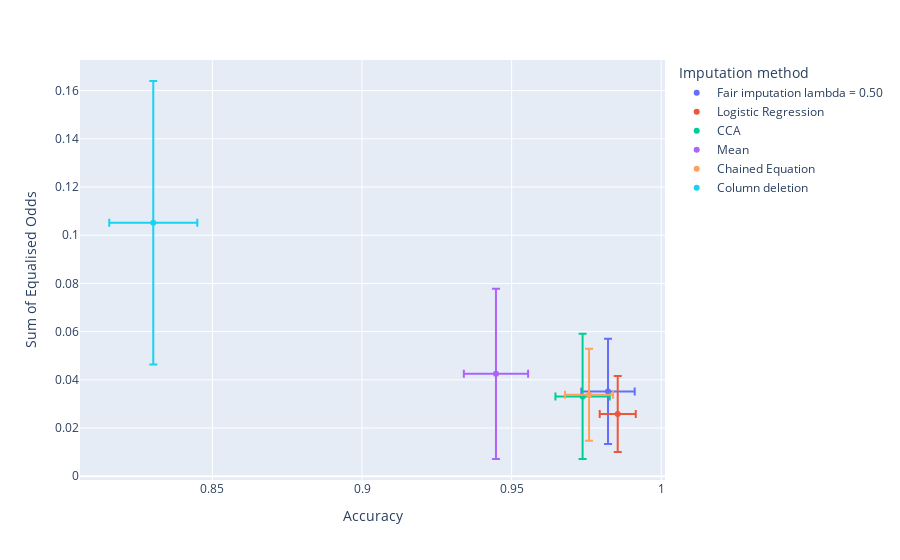
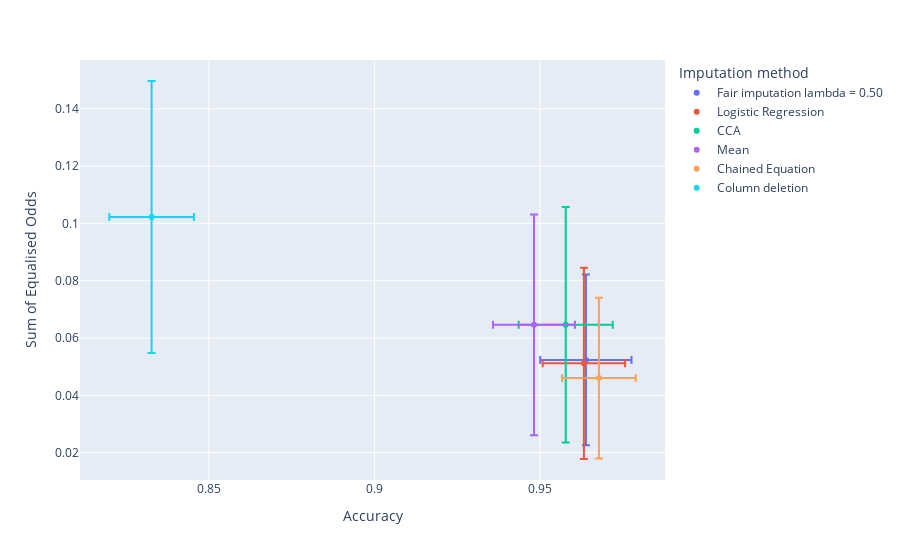
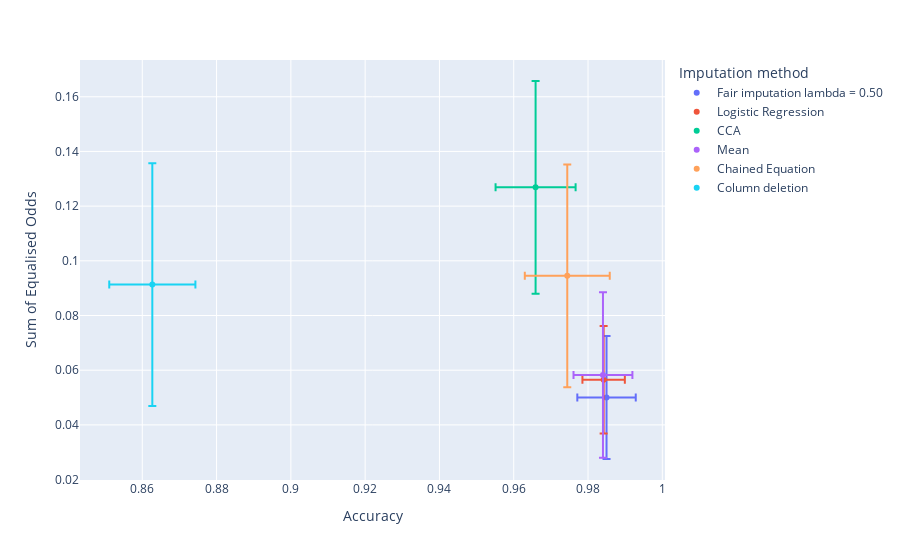
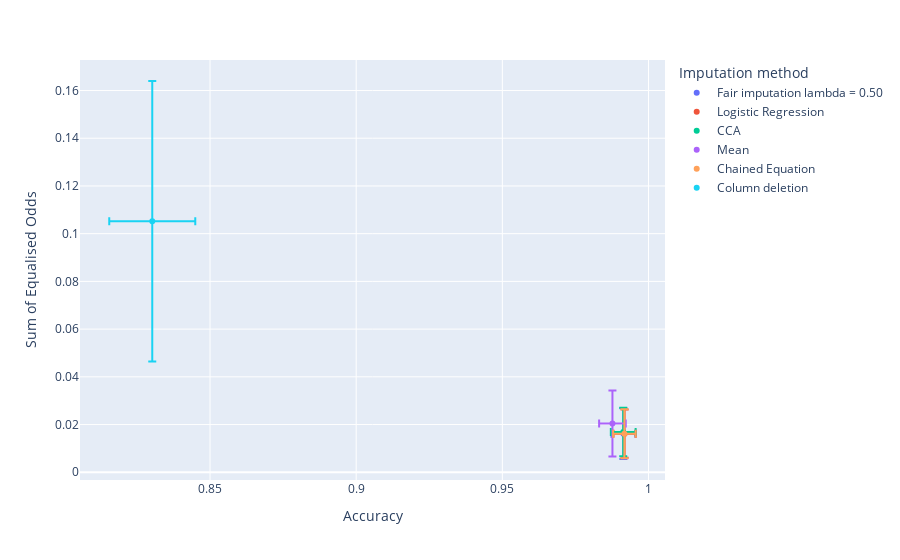

The notebook cell saved with these charts, in order:
### Code cell
for key in simple.keys():
    plot_acc_vs_fair(simple, key, plot_folders[2]+"-".join(key.split("|")))

### Figure 1 — Plotly figure (JSON) as saved in the notebook; plotly's stock layout.template omitted (floating-point values rounded to 4 significant figures)
{"data": [{"error_x": {"array": [0.00892]}, "error_y": {"array": [0.02186]}, "hovertemplate": "Imputation method=Fair imputation lambda = 0.50<br>Accuracy=%{x}<br>Sum of Equalised Odds=%{y}<extra></extra>", "legendgroup": "Fair imputation lambda = 0.50", "marker": {"color": "#636efa", "symbol": "circle"}, "mode": "markers", "name": "Fair imputation lambda = 0.50", "orientation": "v", "showlegend": true, "type": "scatter", "x": [0.9822], "xaxis": "x", "y": [0.03522], "yaxis": "y"}, {"error_x": {"array": [0.006024]}, "error_y": {"array": [0.01574]}, "hovertemplate": "Imputation method=Logistic Regression<br>Accuracy=%{x}<br>Sum of Equalised Odds=%{y}<extra></extra>", "legendgroup": "Logistic Regression", "marker": {"color": "#EF553B", "symbol": "circle"}, "mode": "markers", "name": "Logistic Regression", "orientation": "v", "showlegend": true, "type": "scatter", "x": [0.9855], "xaxis": "x", "y": [0.02582], "yaxis": "y"}, {"error_x": {"array": [0.00908]}, "error_y": {"array": [0.02597]}, "hovertemplate": "Imputation method=CCA<br>Accuracy=%{x}<br>Sum of Equalised Odds=%{y}<extra></extra>", "legendgroup": "CCA", "marker": {"color": "#00cc96", "symbol": "circle"}, "mode": "markers", "name": "CCA", "orientation": "v", "showlegend": true, "type": "scatter", "x": [0.9737], "xaxis": "x", "y": [0.03314], "yaxis": "y"}, {"error_x": {"array": [0.01074]}, "error_y": {"array": [0.03532]}, "hovertemplate": "Imputation method=Mean<br>Accuracy=%{x}<br>Sum of Equalised Odds=%{y}<extra></extra>", "legendgroup": "Mean", "marker": {"color": "#ab63fa", "symbol": "circle"}, "mode": "markers", "name": "Mean", "orientation": "v", "showlegend": true, "type": "scatter", "x": [0.9448], "xaxis": "x", "y": [0.04252], "yaxis": "y"}, {"error_x": {"array": [0.008032]}, "error_y": {"array": [0.01904]}, "hovertemplate": "Imputation method=Chained Equation<br>Accuracy=%{x}<br>Sum of Equalised Odds=%{y}<extra></extra>", "legendgroup": "Chained Equation", "marker": {"color": "#FFA15A", "symbol": "circle"}, "mode": "markers", "name": "Chained Equation", "orientation": "v", "showlegend": true, "type": "scatter", "x": [0.9759], "xaxis": "x", "y": [0.03382], "yaxis": "y"}, {"error_x": {"array": [0.01471]}, "error_y": {"array": [0.0588]}, "hovertemplate": "Imputation method=Column deletion<br>Accuracy=%{x}<br>Sum of Equalised Odds=%{y}<extra></extra>", "legendgroup": "Column deletion", "marker": {"color": "#19d3f3", "symbol": "circle"}, "mode": "markers", "name": "Column deletion", "orientation": "v", "showlegend": true, "type": "scatter", "x": [0.8302], "xaxis": "x", "y": [0.1052], "yaxis": "y"}], "layout": {"legend": {"title": {"text": "Imputation method"}, "tracegroupgap": 0}, "margin": {"t": 60}, "xaxis": {"anchor": "y", "domain": [0, 1], "title": {"text": "Accuracy"}}, "yaxis": {"anchor": "x", "domain": [0, 1], "title": {"text": "Sum of Equalised Odds"}}}}

### Figure 2 — Plotly figure (JSON) as saved in the notebook; plotly's stock layout.template omitted (floating-point values rounded to 4 significant figures)
{"data": [{"error_x": {"array": [0.01377]}, "error_y": {"array": [0.02978]}, "hovertemplate": "Imputation method=Fair imputation lambda = 0.50<br>Accuracy=%{x}<br>Sum of Equalised Odds=%{y}<extra></extra>", "legendgroup": "Fair imputation lambda = 0.50", "marker": {"color": "#636efa", "symbol": "circle"}, "mode": "markers", "name": "Fair imputation lambda = 0.50", "orientation": "v", "showlegend": true, "type": "scatter", "x": [0.9638], "xaxis": "x", "y": [0.05236], "yaxis": "y"}, {"error_x": {"array": [0.01244]}, "error_y": {"array": [0.03338]}, "hovertemplate": "Imputation method=Logistic Regression<br>Accuracy=%{x}<br>Sum of Equalised Odds=%{y}<extra></extra>", "legendgroup": "Logistic Regression", "marker": {"color": "#EF553B", "symbol": "circle"}, "mode": "markers", "name": "Logistic Regression", "orientation": "v", "showlegend": true, "type": "scatter", "x": [0.9632], "xaxis": "x", "y": [0.05116], "yaxis": "y"}, {"error_x": {"array": [0.0142]}, "error_y": {"array": [0.04108]}, "hovertemplate": "Imputation method=CCA<br>Accuracy=%{x}<br>Sum of Equalised Odds=%{y}<extra></extra>", "legendgroup": "CCA", "marker": {"color": "#00cc96", "symbol": "circle"}, "mode": "markers", "name": "CCA", "orientation": "v", "showlegend": true, "type": "scatter", "x": [0.9577], "xaxis": "x", "y": [0.06465], "yaxis": "y"}, {"error_x": {"array": [0.01236]}, "error_y": {"array": [0.03853]}, "hovertemplate": "Imputation method=Mean<br>Accuracy=%{x}<br>Sum of Equalised Odds=%{y}<extra></extra>", "legendgroup": "Mean", "marker": {"color": "#ab63fa", "symbol": "circle"}, "mode": "markers", "name": "Mean", "orientation": "v", "showlegend": true, "type": "scatter", "x": [0.9482], "xaxis": "x", "y": [0.0646], "yaxis": "y"}, {"error_x": {"array": [0.01112]}, "error_y": {"array": [0.02805]}, "hovertemplate": "Imputation method=Chained Equation<br>Accuracy=%{x}<br>Sum of Equalised Odds=%{y}<extra></extra>", "legendgroup": "Chained Equation", "marker": {"color": "#FFA15A", "symbol": "circle"}, "mode": "markers", "name": "Chained Equation", "orientation": "v", "showlegend": true, "type": "scatter", "x": [0.9678], "xaxis": "x", "y": [0.04603], "yaxis": "y"}, {"error_x": {"array": [0.01279]}, "error_y": {"array": [0.04747]}, "hovertemplate": "Imputation method=Column deletion<br>Accuracy=%{x}<br>Sum of Equalised Odds=%{y}<extra></extra>", "legendgroup": "Column deletion", "marker": {"color": "#19d3f3", "symbol": "circle"}, "mode": "markers", "name": "Column deletion", "orientation": "v", "showlegend": true, "type": "scatter", "x": [0.8327], "xaxis": "x", "y": [0.1022], "yaxis": "y"}], "layout": {"legend": {"title": {"text": "Imputation method"}, "tracegroupgap": 0}, "margin": {"t": 60}, "xaxis": {"anchor": "y", "domain": [0, 1], "title": {"text": "Accuracy"}}, "yaxis": {"anchor": "x", "domain": [0, 1], "title": {"text": "Sum of Equalised Odds"}}}}

### Figure 3 — Plotly figure (JSON) as saved in the notebook; plotly's stock layout.template omitted (floating-point values rounded to 4 significant figures)
{"data": [{"error_x": {"array": [0.007865]}, "error_y": {"array": [0.0225]}, "hovertemplate": "Imputation method=Fair imputation lambda = 0.50<br>Accuracy=%{x}<br>Sum of Equalised Odds=%{y}<extra></extra>", "legendgroup": "Fair imputation lambda = 0.50", "marker": {"color": "#636efa", "symbol": "circle"}, "mode": "markers", "name": "Fair imputation lambda = 0.50", "orientation": "v", "showlegend": true, "type": "scatter", "x": [0.985], "xaxis": "x", "y": [0.05002], "yaxis": "y"}, {"error_x": {"array": [0.005708]}, "error_y": {"array": [0.01967]}, "hovertemplate": "Imputation method=Logistic Regression<br>Accuracy=%{x}<br>Sum of Equalised Odds=%{y}<extra></extra>", "legendgroup": "Logistic Regression", "marker": {"color": "#EF553B", "symbol": "circle"}, "mode": "markers", "name": "Logistic Regression", "orientation": "v", "showlegend": true, "type": "scatter", "x": [0.9842], "xaxis": "x", "y": [0.05648], "yaxis": "y"}, {"error_x": {"array": [0.01077]}, "error_y": {"array": [0.03888]}, "hovertemplate": "Imputation method=CCA<br>Accuracy=%{x}<br>Sum of Equalised Odds=%{y}<extra></extra>", "legendgroup": "CCA", "marker": {"color": "#00cc96", "symbol": "circle"}, "mode": "markers", "name": "CCA", "orientation": "v", "showlegend": true, "type": "scatter", "x": [0.9659], "xaxis": "x", "y": [0.1269], "yaxis": "y"}, {"error_x": {"array": [0.007927]}, "error_y": {"array": [0.03027]}, "hovertemplate": "Imputation method=Mean<br>Accuracy=%{x}<br>Sum of Equalised Odds=%{y}<extra></extra>", "legendgroup": "Mean", "marker": {"color": "#ab63fa", "symbol": "circle"}, "mode": "markers", "name": "Mean", "orientation": "v", "showlegend": true, "type": "scatter", "x": [0.984], "xaxis": "x", "y": [0.05827], "yaxis": "y"}, {"error_x": {"array": [0.01143]}, "error_y": {"array": [0.04074]}, "hovertemplate": "Imputation method=Chained Equation<br>Accuracy=%{x}<br>Sum of Equalised Odds=%{y}<extra></extra>", "legendgroup": "Chained Equation", "marker": {"color": "#FFA15A", "symbol": "circle"}, "mode": "markers", "name": "Chained Equation", "orientation": "v", "showlegend": true, "type": "scatter", "x": [0.9744], "xaxis": "x", "y": [0.09449], "yaxis": "y"}, {"error_x": {"array": [0.0116]}, "error_y": {"array": [0.04438]}, "hovertemplate": "Imputation method=Column deletion<br>Accuracy=%{x}<br>Sum of Equalised Odds=%{y}<extra></extra>", "legendgroup": "Column deletion", "marker": {"color": "#19d3f3", "symbol": "circle"}, "mode": "markers", "name": "Column deletion", "orientation": "v", "showlegend": true, "type": "scatter", "x": [0.8627], "xaxis": "x", "y": [0.09131], "yaxis": "y"}], "layout": {"legend": {"title": {"text": "Imputation method"}, "tracegroupgap": 0}, "margin": {"t": 60}, "xaxis": {"anchor": "y", "domain": [0, 1], "title": {"text": "Accuracy"}}, "yaxis": {"anchor": "x", "domain": [0, 1], "title": {"text": "Sum of Equalised Odds"}}}}

### Figure 4 — Plotly figure (JSON) as saved in the notebook; plotly's stock layout.template omitted (floating-point values rounded to 4 significant figures)
{"data": [{"error_x": {"array": [0.004096]}, "error_y": {"array": [0.01061]}, "hovertemplate": "Imputation method=Fair imputation lambda = 0.50<br>Accuracy=%{x}<br>Sum of Equalised Odds=%{y}<extra></extra>", "legendgroup": "Fair imputation lambda = 0.50", "marker": {"color": "#636efa", "symbol": "circle"}, "mode": "markers", "name": "Fair imputation lambda = 0.50", "orientation": "v", "showlegend": true, "type": "scatter", "x": [0.9914], "xaxis": "x", "y": [0.01618], "yaxis": "y"}, {"error_x": {"array": [0.0038]}, "error_y": {"array": [0.01009]}, "hovertemplate": "Imputation method=Logistic Regression<br>Accuracy=%{x}<br>Sum of Equalised Odds=%{y}<extra></extra>", "legendgroup": "Logistic Regression", "marker": {"color": "#EF553B", "symbol": "circle"}, "mode": "markers", "name": "Logistic Regression", "orientation": "v", "showlegend": true, "type": "scatter", "x": [0.9918], "xaxis": "x", "y": [0.01619], "yaxis": "y"}, {"error_x": {"array": [0.004242]}, "error_y": {"array": [0.01021]}, "hovertemplate": "Imputation method=CCA<br>Accuracy=%{x}<br>Sum of Equalised Odds=%{y}<extra></extra>", "legendgroup": "CCA", "marker": {"color": "#00cc96", "symbol": "circle"}, "mode": "markers", "name": "CCA", "orientation": "v", "showlegend": true, "type": "scatter", "x": [0.9914], "xaxis": "x", "y": [0.01688], "yaxis": "y"}, {"error_x": {"array": [0.004557]}, "error_y": {"array": [0.01383]}, "hovertemplate": "Imputation method=Mean<br>Accuracy=%{x}<br>Sum of Equalised Odds=%{y}<extra></extra>", "legendgroup": "Mean", "marker": {"color": "#ab63fa", "symbol": "circle"}, "mode": "markers", "name": "Mean", "orientation": "v", "showlegend": true, "type": "scatter", "x": [0.9877], "xaxis": "x", "y": [0.02042], "yaxis": "y"}, {"error_x": {"array": [0.00386]}, "error_y": {"array": [0.01026]}, "hovertemplate": "Imputation method=Chained Equation<br>Accuracy=%{x}<br>Sum of Equalised Odds=%{y}<extra></extra>", "legendgroup": "Chained Equation", "marker": {"color": "#FFA15A", "symbol": "circle"}, "mode": "markers", "name": "Chained Equation", "orientation": "v", "showlegend": true, "type": "scatter", "x": [0.9917], "xaxis": "x", "y": [0.01613], "yaxis": "y"}, {"error_x": {"array": [0.01471]}, "error_y": {"array": [0.0588]}, "hovertemplate": "Imputation method=Column deletion<br>Accuracy=%{x}<br>Sum of Equalised Odds=%{y}<extra></extra>", "legendgroup": "Column deletion", "marker": {"color": "#19d3f3", "symbol": "circle"}, "mode": "markers", "name": "Column deletion", "orientation": "v", "showlegend": true, "type": "scatter", "x": [0.8302], "xaxis": "x", "y": [0.1052], "yaxis": "y"}], "layout": {"legend": {"title": {"text": "Imputation method"}, "tracegroupgap": 0}, "margin": {"t": 60}, "xaxis": {"anchor": "y", "domain": [0, 1], "title": {"text": "Accuracy"}}, "yaxis": {"anchor": "x", "domain": [0, 1], "title": {"text": "Sum of Equalised Odds"}}}}
